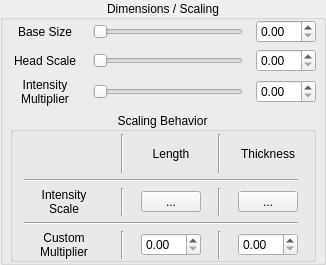
                  <widget class="QGroupBox" name="groupBox_2">
                   <property name="minimumSize">
                    <size>
                     <width>326</width>
                     <height>0</height>
                    </size>
                   </property>
                   <property name="maximumSize">
                    <size>
                     <width>16777215</width>
                     <height>300</height>
                    </size>
                   </property>
                   <property name="title">
                    <string>Dimensions / Scaling</string>
                   </property>
                   <property name="alignment">
                    <set>Qt::AlignmentFlag::AlignCenter</set>
                   </property>
                   <layout class="QGridLayout" name="gridLayout_11">
                    <property name="leftMargin">
                     <number>0</number>
                    </property>
                    <property name="topMargin">
                     <number>0</number>
                    </property>
                    <property name="rightMargin">
                     <number>0</number>
                    </property>
                    <property name="bottomMargin">
                     <number>0</number>
                    </property>
                    <item row="0" column="1">
                     <widget class="QSlider" name="baseSizeSlider">
                      <property name="sizePolicy">
                       <sizepolicy hsizetype="Expanding" vsizetype="Fixed">
                        <horstretch>0</horstretch>
                        <verstretch>0</verstretch>
                       </sizepolicy>
                      </property>
                      <property name="minimumSize">
                       <size>
                        <width>0</width>
                        <height>0</height>
                       </size>
                      </property>
                      <property name="maximumSize">
                       <size>
                        <width>150</width>
                        <height>16777215</height>
                       </size>
                      </property>
                      <property name="orientation">
                       <enum>Qt::Orientation::Horizontal</enum>
                      </property>
                      <property name="invertedAppearance">
                       <bool>false</bool>
                      </property>
                      <property name="invertedControls">
                       <bool>false</bool>
                      </property>
                      <property name="tickPosition">
                       <enum>QSlider::TickPosition::NoTicks</enum>
                      </property>
                     </widget>
                    </item>
                    <item row="1" column="2">
                     <widget class="QDoubleSpinBox" name="headScaleSpinBox">
                      <property name="sizePolicy">
                       <sizepolicy hsizetype="Fixed" vsizetype="Fixed">
                        <horstretch>0</horstretch>
                        <verstretch>0</verstretch>
                       </sizepolicy>
                      </property>
                      <property name="minimumSize">
                       <size>
                        <width>40</width>
                        <height>0</height>
                       </size>
                      </property>
                      <property name="maximumSize">
                       <size>
                        <width>60</width>
                        <height>16777215</height>
                       </size>
                      </property>
                      <property name="maximum">
                       <double>1.000000000000000</double>
                      </property>
                      <property name="singleStep">
                       <double>0.050000000000000</double>
                      </property>
                     </widget>
                    </item>
                    <item row="1" column="1">
                     <widget class="QSlider" name="headScaleSlider">
                      <property name="sizePolicy">
                       <sizepolicy hsizetype="Expanding" vsizetype="Fixed">
                        <horstretch>0</horstretch>
                        <verstretch>0</verstretch>
                       </sizepolicy>
                      </property>
                      <property name="minimumSize">
                       <size>
                        <width>0</width>
                        <height>0</height>
                       </size>
                      </property>
                      <property name="maximumSize">
                       <size>
                        <width>150</width>
                        <height>16777215</height>
                       </size>
                      </property>
                      <property name="orientation">
                       <enum>Qt::Orientation::Horizontal</enum>
                      </property>
                     </widget>
                    </item>
                    <item row="2" column="0">
                     <widget class="QLabel" name="label_14">
                      <property name="minimumSize">
                       <size>
                        <width>65</width>
                        <height>0</height>
                       </size>
                      </property>
                      <property name="maximumSize">
                       <size>
                        <width>70</width>
                        <height>16777215</height>
                       </size>
                      </property>
                      <property name="text">
                       <string>Intensity
Multiplier</string>
                      </property>
                      <property name="alignment">
                       <set>Qt::AlignmentFlag::AlignCenter</set>
                      </property>
                      <property name="margin">
                       <number>6</number>
                      </property>
                     </widget>
                    </item>
                    <item row="1" column="0">
                     <widget class="QLabel" name="label_13">
                      <property name="minimumSize">
                       <size>
                        <width>65</width>
                        <height>0</height>
                       </size>
                      </property>
                      <property name="maximumSize">
                       <size>
                        <width>70</width>
                        <height>16777215</height>
                       </size>
                      </property>
                      <property name="text">
                       <string>Head Scale</string>
                      </property>
                      <property name="alignment">
                       <set>Qt::AlignmentFlag::AlignCenter</set>
                      </property>
                      <property name="margin">
                       <number>6</number>
                      </property>
                     </widget>
                    </item>
                    <item row="0" column="2">
                     <widget class="QDoubleSpinBox" name="baseSizeSpinBox">
                      <property name="sizePolicy">
                       <sizepolicy hsizetype="Fixed" vsizetype="Fixed">
                        <horstretch>0</horstretch>
                        <verstretch>0</verstretch>
                       </sizepolicy>
                      </property>
                      <property name="minimumSize">
                       <size>
                        <width>40</width>
                        <height>0</height>
                       </size>
                      </property>
                      <property name="maximumSize">
                       <size>
                        <width>60</width>
                        <height>16777215</height>
                       </size>
                      </property>
                      <property name="maximum">
                       <double>1.000000000000000</double>
                      </property>
                      <property name="singleStep">
                       <double>0.050000000000000</double>
                      </property>
                     </widget>
                    </item>
                    <item row="2" column="1">
                     <widget class="QSlider" name="intensityMultiplierSlider">
                      <property name="sizePolicy">
                       <sizepolicy hsizetype="Expanding" vsizetype="Fixed">
                        <horstretch>0</horstretch>
                        <verstretch>0</verstretch>
                       </sizepolicy>
                      </property>
                      <property name="minimumSize">
                       <size>
                        <width>0</width>
                        <height>0</height>
                       </size>
                      </property>
                      <property name="maximumSize">
                       <size>
                        <width>150</width>
                        <height>16777215</height>
                       </size>
                      </property>
                      <property name="orientation">
                       <enum>Qt::Orientation::Horizontal</enum>
                      </property>
                     </widget>
                    </item>
                    <item row="2" column="2">
                     <widget class="QDoubleSpinBox" name="intensityMultiplierSpinBox">
                      <property name="sizePolicy">
                       <sizepolicy hsizetype="Fixed" vsizetype="Fixed">
                        <horstretch>0</horstretch>
                        <verstretch>0</verstretch>
                       </sizepolicy>
                      </property>
                      <property name="minimumSize">
                       <size>
                        <width>40</width>
                        <height>0</height>
                       </size>
                      </property>
                      <property name="maximumSize">
                       <size>
                        <width>60</width>
                        <height>16777215</height>
                       </size>
                      </property>
                      <property name="maximum">
                       <double>1.000000000000000</double>
                      </property>
                      <property name="singleStep">
                       <double>0.050000000000000</double>
                      </property>
                     </widget>
                    </item>
                    <item row="0" column="0">
                     <widget class="QLabel" name="label_12">
                      <property name="minimumSize">
                       <size>
                        <width>50</width>
                        <height>0</height>
                       </size>
                      </property>
                      <property name="maximumSize">
                       <size>
                        <width>70</width>
                        <height>16777215</height>
                       </size>
                      </property>
                      <property name="text">
                       <string>Base Size</string>
                      </property>
                      <property name="alignment">
                       <set>Qt::AlignmentFlag::AlignCenter</set>
                      </property>
                      <property name="margin">
                       <number>6</number>
                      </property>
                     </widget>
                    </item>
                    <item row="3" column="0" colspan="3">
                     <widget class="QGroupBox" name="groupBox_4">
                      <property name="minimumSize">
                       <size>
                        <width>0</width>
                        <height>150</height>
                       </size>
                      </property>
                      <property name="maximumSize">
                       <size>
                        <width>16777215</width>
                        <height>150</height>
                       </size>
                      </property>
                      <property name="title">
                       <string>Scaling Behavior</string>
                      </property>
                      <property name="alignment">
                       <set>Qt::AlignmentFlag::AlignCenter</set>
                      </property>
                      <layout class="QGridLayout" name="gridLayout_12">
                       <property name="leftMargin">
                        <number>0</number>
                       </property>
                       <property name="topMargin">
                        <number>2</number>
                       </property>
                       <property name="rightMargin">
                        <number>0</number>
                       </property>
                       <property name="bottomMargin">
                        <number>0</number>
                       </property>
                       <item row="0" column="2">
                        <widget class="QLabel" name="label_17">
                         <property name="text">
                          <string>Length</string>
                         </property>
                         <property name="alignment">
                          <set>Qt::AlignmentFlag::AlignCenter</set>
                         </property>
                        </widget>
                       </item>
                       <item row="4" column="2">
                        <widget class="QDoubleSpinBox" name="lengthScaleMultiplier">
                         <property name="minimumSize">
                          <size>
                           <width>60</width>
                           <height>0</height>
                          </size>
                         </property>
                        </widget>
                       </item>
                       <item row="4" column="0">
                        <widget class="QLabel" name="label_5">
                         <property name="maximumSize">
                          <size>
                           <width>80</width>
                           <height>16777215</height>
                          </size>
                         </property>
                         <property name="text">
                          <string>Custom
Multiplier</string>
                         </property>
                         <property name="alignment">
                          <set>Qt::AlignmentFlag::AlignCenter</set>
                         </property>
                        </widget>
                       </item>
                       <item row="0" column="1">
                        <widget class="Line" name="line_9">
                         <property name="orientation">
                          <enum>Qt::Orientation::Vertical</enum>
                         </property>
                        </widget>
                       </item>
                       <item row="0" column="3">
                        <widget class="Line" name="line_8">
                         <property name="orientation">
                          <enum>Qt::Orientation::Vertical</enum>
                         </property>
                        </widget>
                       </item>
                       <item row="2" column="0">
                        <widget class="QLabel" name="label_16">
                         <property name="maximumSize">
                          <size>
                           <width>80</width>
                           <height>16777215</height>
                          </size>
                         </property>
                         <property name="text">
                          <string>Intensity
Scale</string>
                         </property>
                         <property name="alignment">
                          <set>Qt::AlignmentFlag::AlignCenter</set>
                         </property>
                        </widget>
                       </item>
                       <item row="2" column="2">
                        <widget class="QToolButton" name="lengthScaleCheckButton">
                         <property name="minimumSize">
                          <size>
                           <width>60</width>
                           <height>0</height>
                          </size>
                         </property>
                         <property name="text">
                          <string>...</string>
                         </property>
                         <property name="icon">
                          <iconset>
                           <normaloff>:/icons/icons8-close-48.png</normaloff>
                           <normalon>:/icons/icons8-check-mark-48.png</normalon>:/icons/icons8-close-48.png</iconset>
                         </property>
                         <property name="checkable">
                          <bool>true</bool>
                         </property>
                         <property name="checked">
                          <bool>false</bool>
                         </property>
                        </widget>
                       </item>
                       <item row="2" column="4">
                        <widget class="QToolButton" name="thicknessScaleCheckButton">
                         <property name="minimumSize">
                          <size>
                           <width>60</width>
                           <height>0</height>
                          </size>
                         </property>
                         <property name="text">
                          <string>...</string>
                         </property>
                         <property name="icon">
                          <iconset>
                           <normaloff>:/icons/icons8-close-48.png</normaloff>
                           <normalon>:/icons/icons8-check-mark-48.png</normalon>:/icons/icons8-close-48.png</iconset>
                         </property>
                         <property name="checkable">
                          <bool>true</bool>
                         </property>
                         <property name="checked">
                          <bool>false</bool>
                         </property>
                        </widget>
                       </item>
                       <item row="0" column="4">
                        <widget class="QLabel" name="label_18">
                         <property name="text">
                          <string>Thickness</string>
                         </property>
                         <property name="alignment">
                          <set>Qt::AlignmentFlag::AlignCenter</set>
                         </property>
                        </widget>
                       </item>
                       <item row="4" column="4">
                        <widget class="QDoubleSpinBox" name="thicknessScaleMultiplier">
                         <property name="minimumSize">
                          <size>
                           <width>60</width>
                           <height>0</height>
                          </size>
                         </property>
                        </widget>
                       </item>
                       <item row="1" column="0" colspan="5">
                        <widget class="Line" name="line_7">
                         <property name="orientation">
                          <enum>Qt::Orientation::Horizontal</enum>
                         </property>
                        </widget>
                       </item>
                       <item row="3" column="0" colspan="5">
                        <widget class="Line" name="line_10">
                         <property name="orientation">
                          <enum>Qt::Orientation::Horizontal</enum>
                         </property>
                        </widget>
                       </item>
                       <item row="2" column="1">
                        <widget class="Line" name="line_11">
                         <property name="orientation">
                          <enum>Qt::Orientation::Vertical</enum>
                         </property>
                        </widget>
                       </item>
                       <item row="4" column="1">
                        <widget class="Line" name="line_12">
                         <property name="orientation">
                          <enum>Qt::Orientation::Vertical</enum>
                         </property>
                        </widget>
                       </item>
                       <item row="4" column="3">
                        <widget class="Line" name="line_13">
                         <property name="orientation">
                          <enum>Qt::Orientation::Vertical</enum>
                         </property>
                        </widget>
                       </item>
                       <item row="2" column="3">
                        <widget class="Line" name="line_14">
                         <property name="orientation">
                          <enum>Qt::Orientation::Vertical</enum>
                         </property>
                        </widget>
                       </item>
                      </layout>
                     </widget>
                    </item>
                   </layout>
                  </widget>
